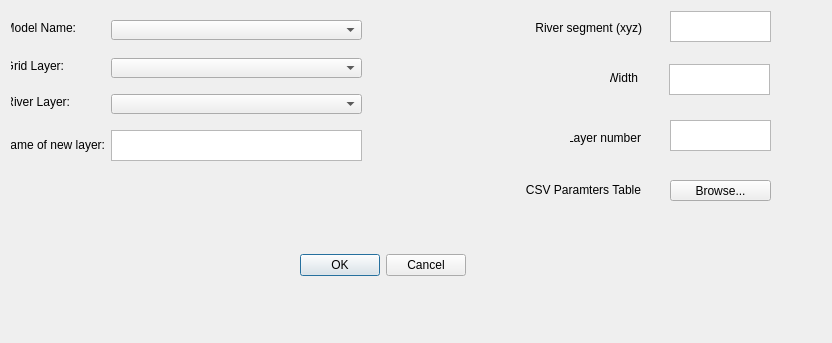
<?xml version="1.0" encoding="UTF-8"?>
<ui version="4.0">
 <class>CreateRIVLayerDialog</class>
 <widget class="QDialog" name="CreateRIVLayerDialog">
  <property name="geometry">
   <rect>
    <x>0</x>
    <y>0</y>
    <width>832</width>
    <height>343</height>
   </rect>
  </property>
  <property name="sizePolicy">
   <sizepolicy hsizetype="Ignored" vsizetype="Ignored">
    <horstretch>0</horstretch>
    <verstretch>0</verstretch>
   </sizepolicy>
  </property>
  <property name="windowTitle">
   <string>Create a layer for RIV package</string>
  </property>
  <property name="layoutDirection">
   <enum>Qt::LeftToRight</enum>
  </property>
  <widget class="QDialogButtonBox" name="buttonBox">
   <property name="geometry">
    <rect>
     <x>290</x>
     <y>250</y>
     <width>176</width>
     <height>31</height>
    </rect>
   </property>
   <property name="standardButtons">
    <set>QDialogButtonBox::Cancel|QDialogButtonBox::Ok</set>
   </property>
  </widget>
  <widget class="QTextEdit" name="lineLayerNumber">
   <property name="geometry">
    <rect>
     <x>670</x>
     <y>120</y>
     <width>101</width>
     <height>31</height>
    </rect>
   </property>
  </widget>
  <widget class="QLabel" name="labelLayer_2">
   <property name="geometry">
    <rect>
     <x>11</x>
     <y>58</y>
     <width>53</width>
     <height>16</height>
    </rect>
   </property>
   <property name="text">
    <string>Grid Layer:</string>
   </property>
   <property name="alignment">
    <set>Qt::AlignRight|Qt::AlignTrailing|Qt::AlignVCenter</set>
   </property>
  </widget>
  <widget class="QComboBox" name="cmbGridLayer">
   <property name="geometry">
    <rect>
     <x>111</x>
     <y>58</y>
     <width>251</width>
     <height>20</height>
    </rect>
   </property>
  </widget>
  <widget class="QLabel" name="labelLayer_4">
   <property name="geometry">
    <rect>
     <x>11</x>
     <y>94</y>
     <width>59</width>
     <height>16</height>
    </rect>
   </property>
   <property name="text">
    <string>River Layer:</string>
   </property>
   <property name="alignment">
    <set>Qt::AlignRight|Qt::AlignTrailing|Qt::AlignVCenter</set>
   </property>
  </widget>
  <widget class="QComboBox" name="cmbRiverLayer">
   <property name="geometry">
    <rect>
     <x>111</x>
     <y>94</y>
     <width>251</width>
     <height>20</height>
    </rect>
   </property>
  </widget>
  <widget class="QLabel" name="labelLayer_3">
   <property name="geometry">
    <rect>
     <x>11</x>
     <y>137</y>
     <width>94</width>
     <height>16</height>
    </rect>
   </property>
   <property name="text">
    <string>Name of new layer:</string>
   </property>
   <property name="alignment">
    <set>Qt::AlignRight|Qt::AlignTrailing|Qt::AlignVCenter</set>
   </property>
  </widget>
  <widget class="QTextEdit" name="lineNewLayerEdit">
   <property name="geometry">
    <rect>
     <x>111</x>
     <y>130</y>
     <width>251</width>
     <height>31</height>
    </rect>
   </property>
  </widget>
  <widget class="QComboBox" name="cmbModelName">
   <property name="geometry">
    <rect>
     <x>111</x>
     <y>20</y>
     <width>251</width>
     <height>20</height>
    </rect>
   </property>
  </widget>
  <widget class="QLabel" name="labelLayer_9">
   <property name="geometry">
    <rect>
     <x>11</x>
     <y>20</y>
     <width>65</width>
     <height>16</height>
    </rect>
   </property>
   <property name="text">
    <string> Model Name:</string>
   </property>
   <property name="alignment">
    <set>Qt::AlignRight|Qt::AlignTrailing|Qt::AlignVCenter</set>
   </property>
  </widget>
  <widget class="QLabel" name="labelLayer_7">
   <property name="geometry">
    <rect>
     <x>531</x>
     <y>20</y>
     <width>111</width>
     <height>16</height>
    </rect>
   </property>
   <property name="text">
    <string>River segment (xyz)</string>
   </property>
   <property name="alignment">
    <set>Qt::AlignRight|Qt::AlignTrailing|Qt::AlignVCenter</set>
   </property>
  </widget>
  <widget class="QTextEdit" name="lineRiverSegment">
   <property name="geometry">
    <rect>
     <x>670</x>
     <y>11</y>
     <width>101</width>
     <height>31</height>
    </rect>
   </property>
   <property name="sizePolicy">
    <sizepolicy hsizetype="Expanding" vsizetype="Expanding">
     <horstretch>0</horstretch>
     <verstretch>0</verstretch>
    </sizepolicy>
   </property>
  </widget>
  <widget class="QLabel" name="labelLayer_5">
   <property name="geometry">
    <rect>
     <x>610</x>
     <y>70</y>
     <width>28</width>
     <height>16</height>
    </rect>
   </property>
   <property name="text">
    <string>Width</string>
   </property>
   <property name="alignment">
    <set>Qt::AlignRight|Qt::AlignTrailing|Qt::AlignVCenter</set>
   </property>
  </widget>
  <widget class="QTextEdit" name="lineWidth">
   <property name="geometry">
    <rect>
     <x>669</x>
     <y>64</y>
     <width>101</width>
     <height>31</height>
    </rect>
   </property>
  </widget>
  <widget class="QLabel" name="labelLayer_6">
   <property name="geometry">
    <rect>
     <x>520</x>
     <y>180</y>
     <width>121</width>
     <height>20</height>
    </rect>
   </property>
   <property name="text">
    <string>CSV Paramters Table</string>
   </property>
   <property name="alignment">
    <set>Qt::AlignRight|Qt::AlignTrailing|Qt::AlignVCenter</set>
   </property>
  </widget>
  <widget class="QToolButton" name="toolBrowseButton">
   <property name="geometry">
    <rect>
     <x>670</x>
     <y>180</y>
     <width>101</width>
     <height>21</height>
    </rect>
   </property>
   <property name="sizePolicy">
    <sizepolicy hsizetype="Expanding" vsizetype="Fixed">
     <horstretch>0</horstretch>
     <verstretch>0</verstretch>
    </sizepolicy>
   </property>
   <property name="text">
    <string>Browse...</string>
   </property>
  </widget>
  <widget class="QLabel" name="labelLayer_8">
   <property name="geometry">
    <rect>
     <x>570</x>
     <y>130</y>
     <width>71</width>
     <height>16</height>
    </rect>
   </property>
   <property name="text">
    <string>Layer number</string>
   </property>
   <property name="alignment">
    <set>Qt::AlignRight|Qt::AlignTrailing|Qt::AlignVCenter</set>
   </property>
  </widget>
 </widget>
 <resources/>
 <connections/>
 <designerdata>
  <property name="gridDeltaX">
   <number>10</number>
  </property>
  <property name="gridDeltaY">
   <number>10</number>
  </property>
  <property name="gridSnapX">
   <bool>true</bool>
  </property>
  <property name="gridSnapY">
   <bool>true</bool>
  </property>
  <property name="gridVisible">
   <bool>true</bool>
  </property>
 </designerdata>
</ui>
